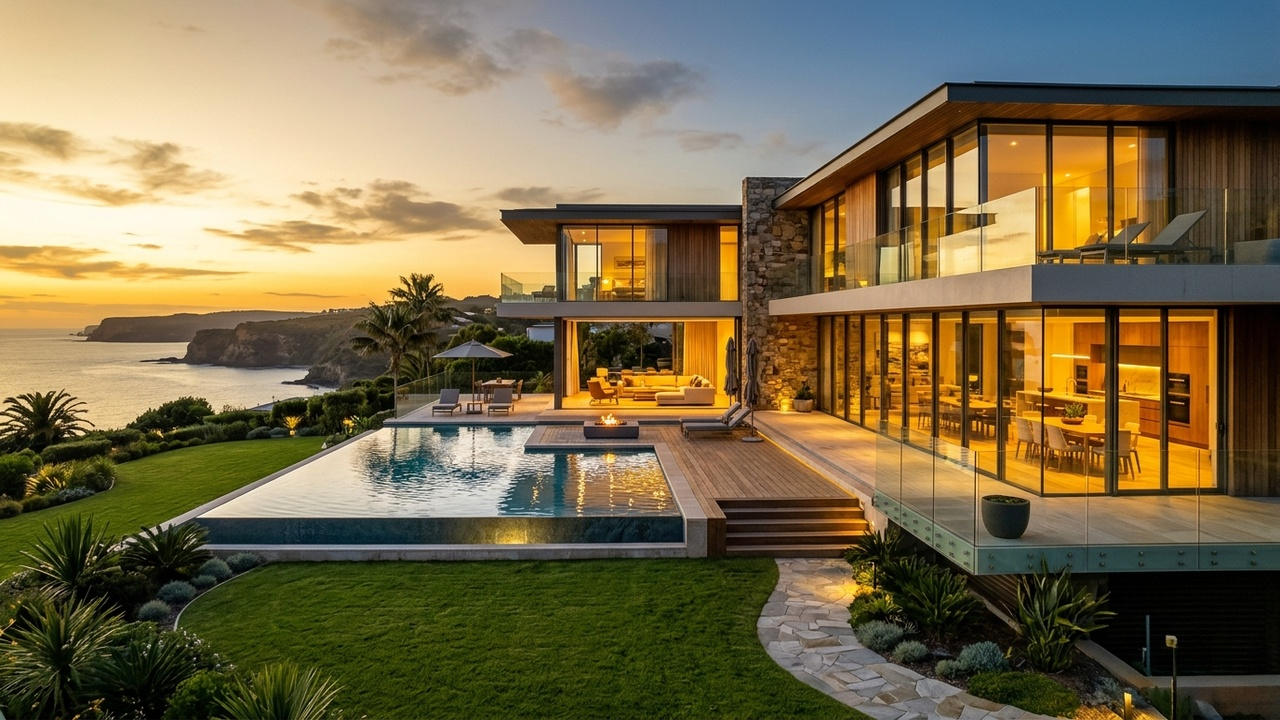
#> input picture test_images/01_villa_exterior.jpg, 1280 x 720 px
$ python -i image_processor.py   (imports and definitions only)
#> lines starting #> are read from the running program, lines starting #| are printed output that depends on the picture
#> further down, picture is the input picture: PIL image 1280x720 RGB; mean R, G, B 121.5, 108.2, 75.9
"""Image processing and text overlay composition module for Property Studio AI.

Handles:
- Aspect-ratio preserving smart crop and resize to 1280x720 (16:9 widescreen).
- Cinematic vignette overlay for dramatic dark-edge film look.
- Premium glassmorphism lower-third card with glowing gold accent line.
- Gold gradient category badge pill.
- High-contrast, crisp typography with proper shadow depth.
- Professional top watermark bar.
"""

from pathlib import Path
from typing import Tuple, Optional, List
from PIL import Image, ImageDraw, ImageFont, ImageFilter
import numpy as np
from .script_generator import SceneScript

TARGET_WIDTH = 1280
TARGET_HEIGHT = 720
ASPECT_RATIO = TARGET_WIDTH / TARGET_HEIGHT  # 16:9 (1.777...)


# [101 lines left out: functions get_default_font, wrap_text, resize_and_crop_to_16_9, not called in this run]


def apply_vignette(image: Image.Image) -> Image.Image:
    """Apply a cinematic radial vignette to darken the frame edges.

    Creates a soft oval gradient mask — centre stays bright, edges darken.
    """
    w, h = image.size
    if w < 2 or h < 2:
        return image.convert("RGBA")

    vignette = Image.new("L", (w, h), 0)
#> vignette: PIL image 1280x720 L; every value is 0
    draw = ImageDraw.Draw(vignette)

    # Draw concentric ellipses from outside in, darkening edges
    steps = 80
    for i in range(steps):
        progress = i / steps           # 0 = outermost, 1 = centre
        alpha = int(210 * (1 - progress) ** 2.2)
        margin_x = min(int(w * 0.01 * i), (w - 1) // 2)
        margin_y = min(int(h * 0.01 * i), (h - 1) // 2)
        draw.ellipse(
            [(margin_x, margin_y), (w - margin_x, h - margin_y)],
            fill=alpha
        )

    # Blur for smoothness
    vignette = vignette.filter(ImageFilter.GaussianBlur(radius=40))
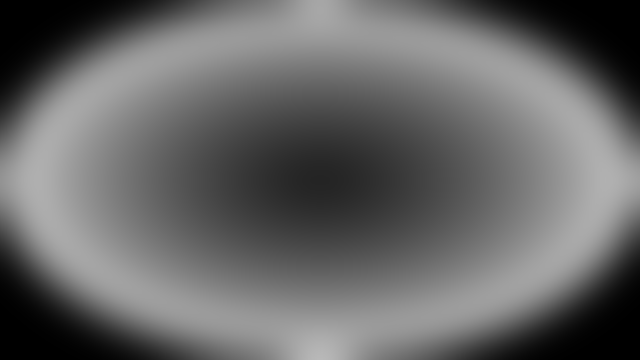
#> vignette: PIL image 1280x720 L (shown at 1/2 size); min 0, max 184, mean 102.1

    # Build a black overlay at the vignette opacity
    black_layer = Image.new("RGBA", (w, h), (0, 0, 0, 0))
#> black_layer: PIL image 1280x720 RGBA; every value is 0
    black_draw = ImageDraw.Draw(black_layer)
    black_draw.rectangle([(0, 0), (w, h)], fill=(0, 0, 0, 255))

    # Invert mask: vignette high value = dark edge
    mask_arr = np.array(vignette, dtype=np.float32) / 255.0
    inv_mask = (1.0 - mask_arr) * 180  # max 180 opacity at corners
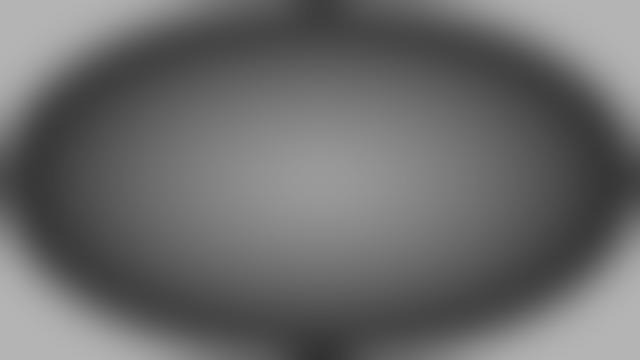
#> inv_mask: shape (720, 1280) float32 (shown at 1/2 size); min 50.12, max 180, mean 107.9
    inv_mask_img = Image.fromarray(inv_mask.astype(np.uint8), mode="L")

    black_layer.putalpha(inv_mask_img)
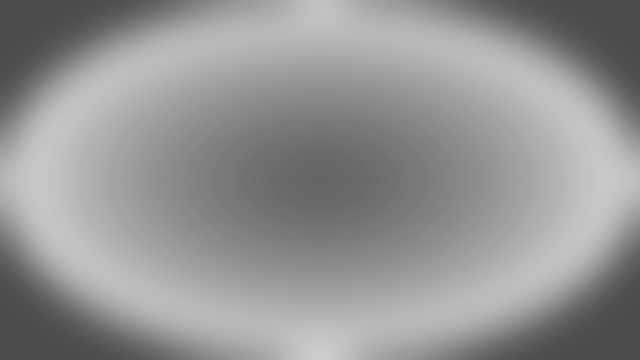
#> black_layer: PIL image 1280x720 RGBA (shown at 1/2 size); mean R, G, B, A 0, 0, 0, 107.4; transparent parts drawn white

    result = image.copy().convert("RGBA")
    result = Image.alpha_composite(result, black_layer)
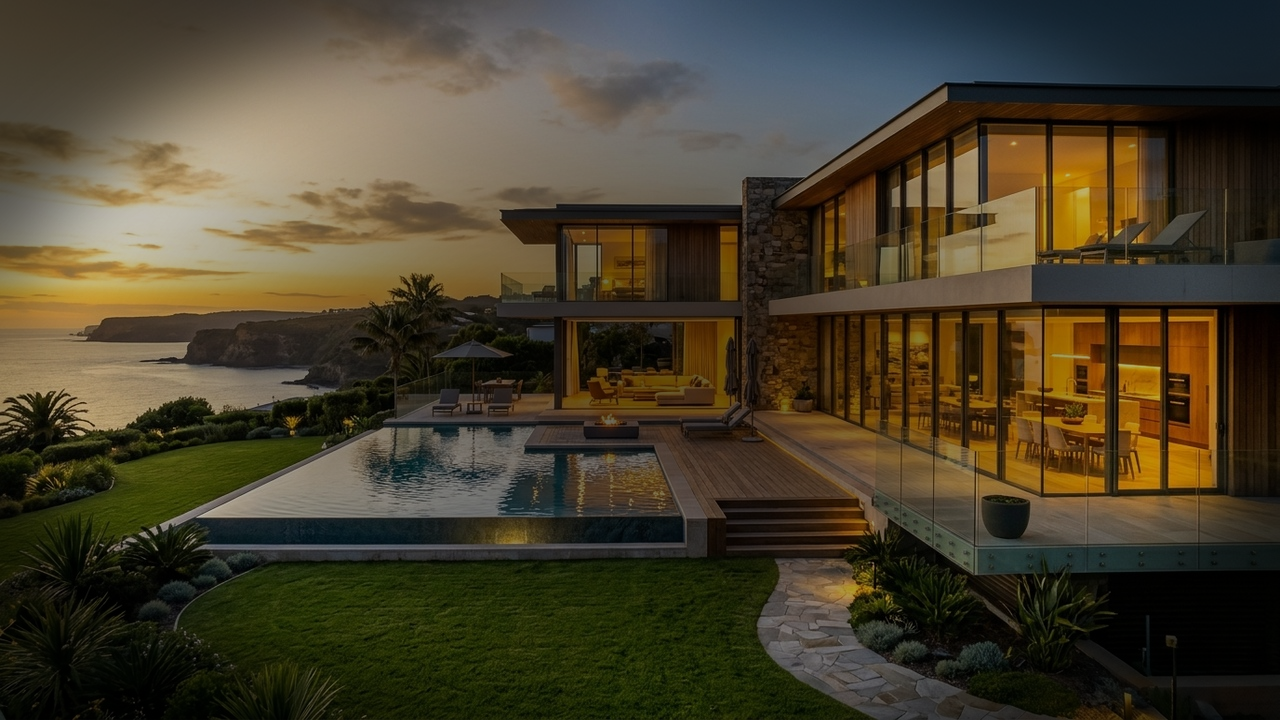
#> result: PIL image 1280x720 RGBA; mean R, G, B, A 71.8, 63.7, 44.2, 255
    return result


# [167 lines left out: functions draw_glow_line, render_scene_frame, save_scene_frame, not called in this run]

>>> from PIL import Image
>>> picture = Image.open('../test_images/01_villa_exterior.jpg')
>>> result = apply_vignette(picture)

$ run again, on test_images/02_villa_living_room.jpg
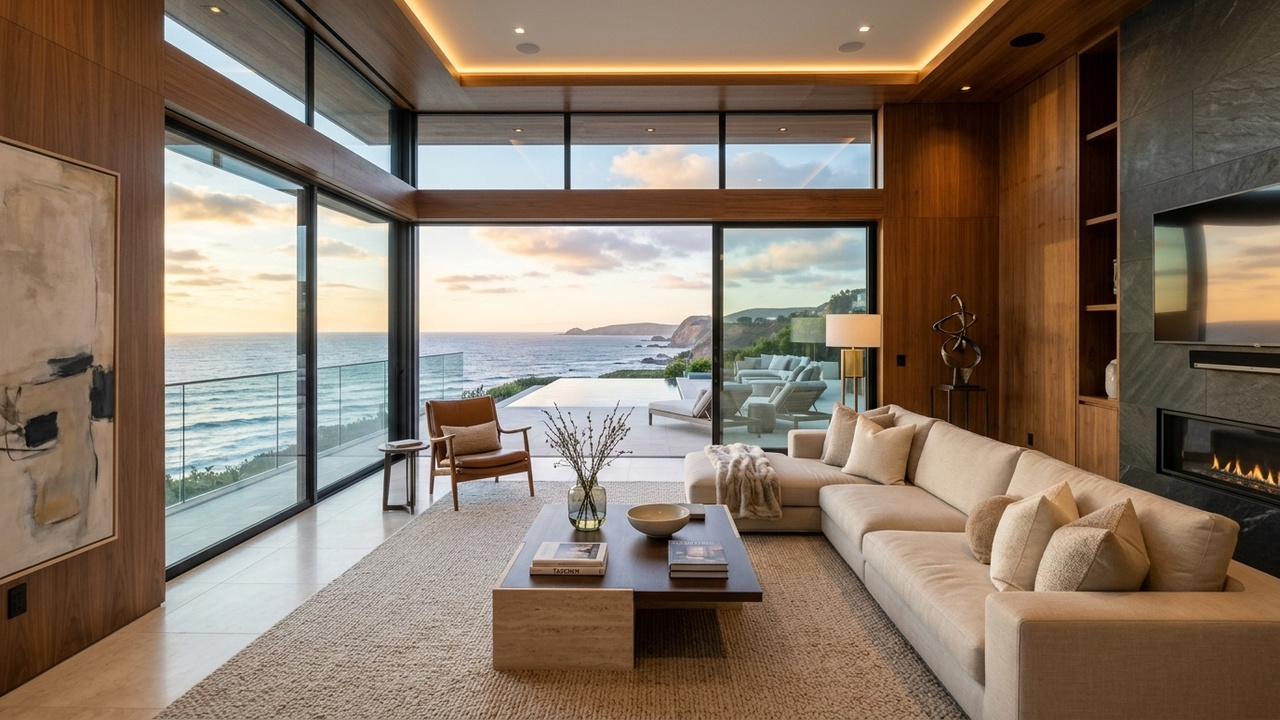
#> input picture test_images/02_villa_living_room.jpg, 1280 x 720 px
#> picture is the input picture: PIL image 1280x720 RGB; mean R, G, B 133.7, 117, 101.2
#> in apply_vignette, `result = Image.alpha_composite(result, black_layer)`:
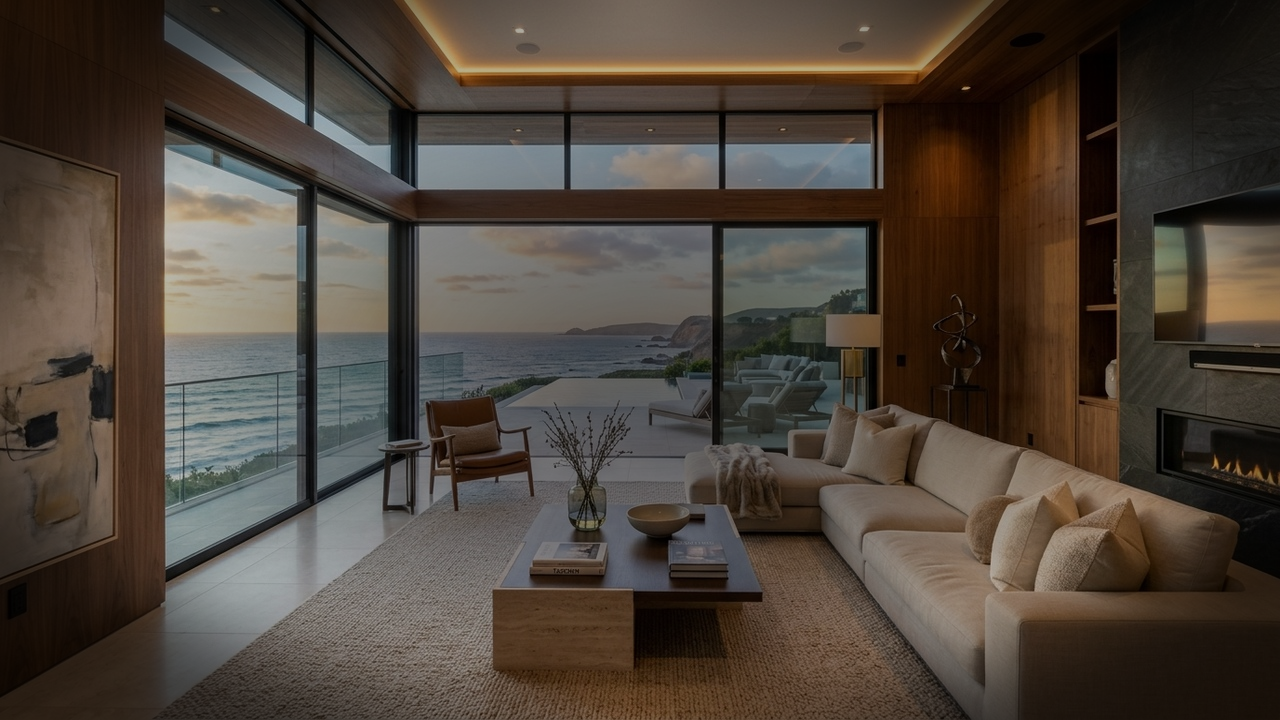
#> result: PIL image 1280x720 RGBA; mean R, G, B, A 77.9, 68.1, 58.9, 255

$ run again, on test_images/03_villa_kitchen.jpg
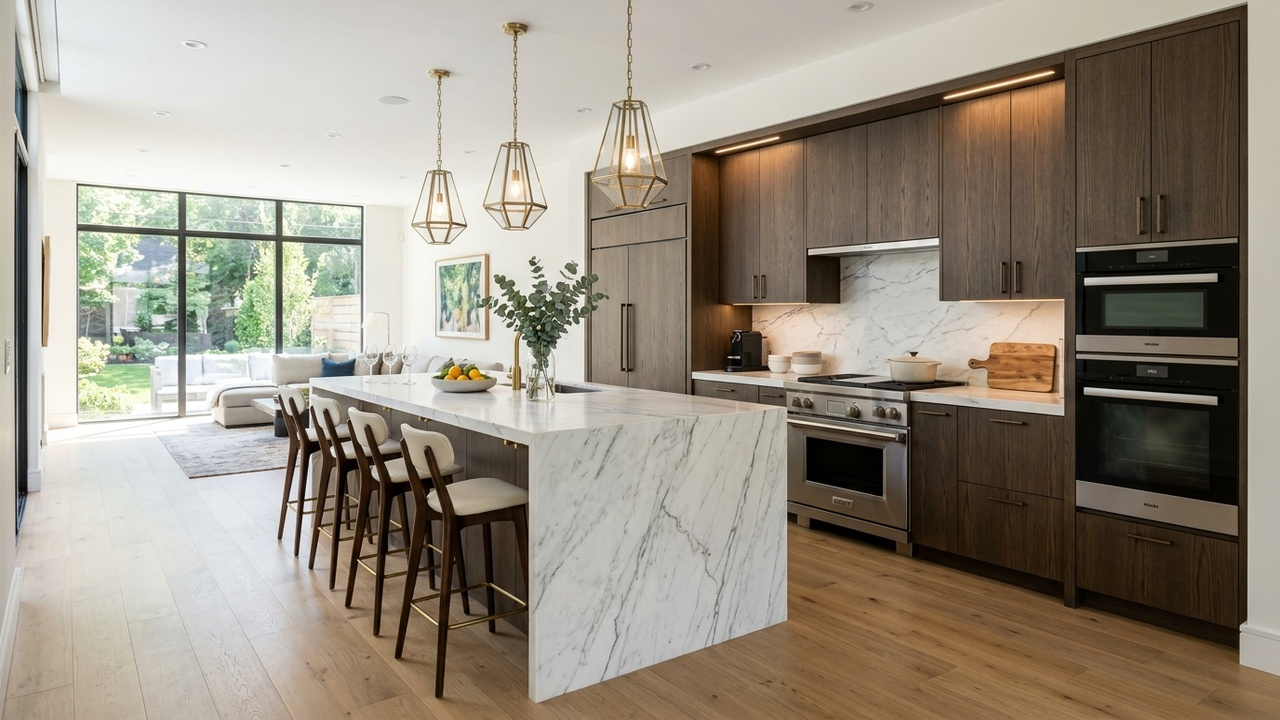
#> input picture test_images/03_villa_kitchen.jpg, 1280 x 720 px
#> picture is the input picture: PIL image 1280x720 RGB; mean R, G, B 152.8, 144, 130.4
#> in apply_vignette, `result = Image.alpha_composite(result, black_layer)`:
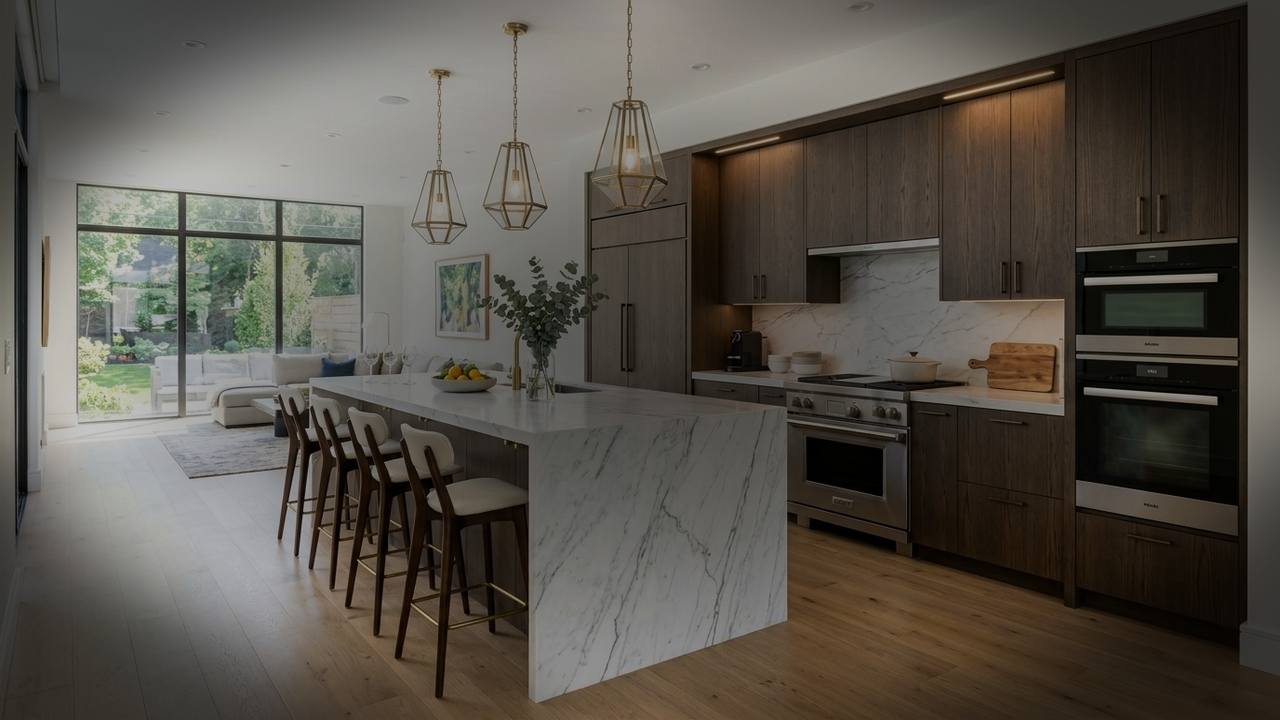
#> result: PIL image 1280x720 RGBA; mean R, G, B, A 87.7, 82.7, 74.9, 255
